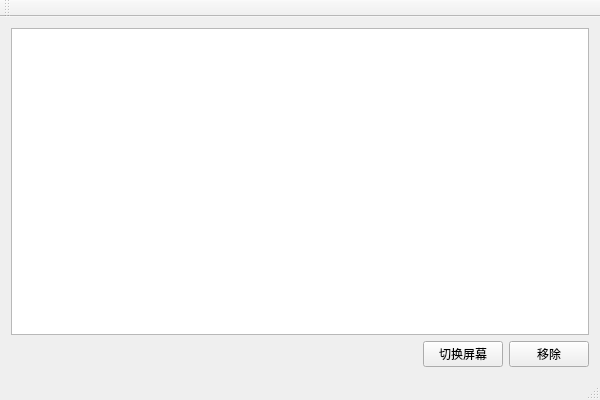
<?xml version="1.0" encoding="UTF-8"?>
<ui version="4.0">
 <class>ScreenHotClass</class>
 <widget class="QMainWindow" name="ScreenHotClass">
  <property name="geometry">
   <rect>
    <x>0</x>
    <y>0</y>
    <width>600</width>
    <height>400</height>
   </rect>
  </property>
  <property name="windowTitle">
   <string>ScreenHot</string>
  </property>
  <widget class="QWidget" name="centralWidget">
   <layout class="QVBoxLayout" name="verticalLayout">
    <item>
     <widget class="QListWidget" name="btnScreen"/>
    </item>
    <item>
     <layout class="QHBoxLayout" name="horizontalLayout">
      <item>
       <spacer name="horizontalSpacer">
        <property name="orientation">
         <enum>Qt::Horizontal</enum>
        </property>
        <property name="sizeHint" stdset="0">
         <size>
          <width>40</width>
          <height>20</height>
         </size>
        </property>
       </spacer>
      </item>
      <item>
       <widget class="QPushButton" name="btnChange">
        <property name="text">
         <string>切换屏幕</string>
        </property>
       </widget>
      </item>
      <item>
       <widget class="QPushButton" name="btnRemove">
        <property name="text">
         <string>移除</string>
        </property>
       </widget>
      </item>
     </layout>
    </item>
   </layout>
  </widget>
  <widget class="QMenuBar" name="menuBar">
   <property name="geometry">
    <rect>
     <x>0</x>
     <y>0</y>
     <width>600</width>
     <height>26</height>
    </rect>
   </property>
  </widget>
  <widget class="QToolBar" name="mainToolBar">
   <attribute name="toolBarArea">
    <enum>TopToolBarArea</enum>
   </attribute>
   <attribute name="toolBarBreak">
    <bool>false</bool>
   </attribute>
  </widget>
  <widget class="QStatusBar" name="statusBar"/>
 </widget>
 <layoutdefault spacing="6" margin="11"/>
 <resources>
  <include location="ScreenHot.qrc"/>
 </resources>
 <connections/>
</ui>
